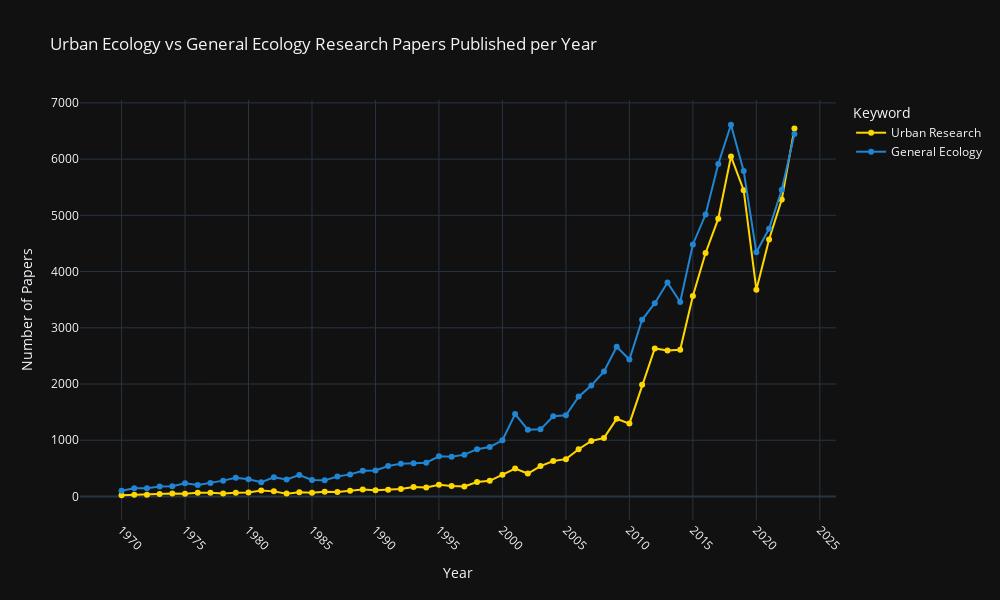

Here is the notebook cell this chart was saved with:
### Markdown cell above
### Published Papers Time Series

We'll start with a simple analysis, looking at how many papers were published every year from 1970 to present day. 
First, we look at the full data, looking at the sum of every paper published across every keyword (the 'total' line in the graph below), then at the data per keyword. The graph below also has a 'control' dataset in the form of the 'ecology' keyword. That is, I compare the data related to research in urban environments to the scientific output on ecology as a whole.

### Code cell
fig = px.line(
    df_combined,
    x='year',
    y='paper_count',
    color='search_keyword',
    color_discrete_map={
        **color_map,
        'General Ecology': "#2085D2"
    },
    title='Urban Ecology vs General Ecology Research Papers Published per Year',
    markers=True,
)

fig.update_layout(
    xaxis_title='Year',
    yaxis_title='Number of Papers',
    legend_title='Keyword',
    font=dict(size=12),
    width=1000,
    height=600,
    template='plotly_dark',
    xaxis=dict(showgrid=True,
               dtick=5,
               tickangle=45),
    yaxis=dict(showgrid=True),
)

fig.show()

### Figure 1 — Plotly figure (JSON) as saved in the notebook; plotly's stock layout.template omitted (floating-point values rounded to 4 significant figures)
{"data": [{"hovertemplate": "search_keyword=Urban Research<br>year=%{x}<br>paper_count=%{y}<extra></extra>", "legendgroup": "Urban Research", "line": {"color": "#FFD700", "dash": "solid"}, "marker": {"symbol": "circle"}, "mode": "lines+markers", "name": "Urban Research", "orientation": "v", "showlegend": true, "type": "scatter", "x": [1970, 1971, 1972, 1973, 1974, 1975, 1976, 1977, 1978, 1979, 1980, 1981, 1982, 1983, 1984, 1985, 1986, 1987, 1988, 1989, 1990, 1991, 1992, 1993, 1994, 1995, 1996, 1997, 1998, 1999, 2000, 2001, 2002, 2003, 2004, 2005, 2006, 2007, 2008, 2009, 2010, 2011, 2012, 2013, 2014, 2015, 2016, 2017, 2018, 2019, 2020, 2021, 2022, 2023], "xaxis": "x", "y": [22, 30, 30, 46, 54, 48, 68, 65, 54, 67, 71, 108, 91, 51, 74, 68, 85, 80, 103, 124, 110, 121, 132, 168, 158, 208, 185, 178, 258, 279, 387, 498, 408, 541, 631, 664, 841, 987, 1042, 1381, 1296, 1986, 2633, 2598, 2611, 3565, 4330, 4940, 6047, 5448, 3678, 4571, 5282, 6543], "yaxis": "y"}, {"hovertemplate": "search_keyword=General Ecology<br>year=%{x}<br>paper_count=%{y}<extra></extra>", "legendgroup": "General Ecology", "line": {"color": "#2085D2", "dash": "solid"}, "marker": {"symbol": "circle"}, "mode": "lines+markers", "name": "General Ecology", "orientation": "v", "showlegend": true, "type": "scatter", "x": [1970, 1971, 1972, 1973, 1974, 1975, 1976, 1977, 1978, 1979, 1980, 1981, 1982, 1983, 1984, 1985, 1986, 1987, 1988, 1989, 1990, 1991, 1992, 1993, 1994, 1995, 1996, 1997, 1998, 1999, 2000, 2001, 2002, 2003, 2004, 2005, 2006, 2007, 2008, 2009, 2010, 2011, 2012, 2013, 2014, 2015, 2016, 2017, 2018, 2019, 2020, 2021, 2022, 2023], "xaxis": "x", "y": [103, 145, 146, 178, 184, 236, 204, 238, 282, 332, 308, 255, 341, 304, 382, 295, 287, 356, 393, 459, 464, 542, 580, 593, 602, 714, 708, 744, 842, 880, 999, 1466, 1187, 1194, 1426, 1445, 1776, 1972, 2225, 2664, 2436, 3142, 3437, 3804, 3459, 4482, 5014, 5912, 6611, 5790, 4343, 4761, 5454, 6446], "yaxis": "y"}], "layout": {"font": {"size": 12}, "height": 600, "legend": {"title": {"text": "Keyword"}, "tracegroupgap": 0}, "title": {"text": "Urban Ecology vs General Ecology Research Papers Published per Year"}, "width": 1000, "xaxis": {"anchor": "y", "domain": [0, 1], "dtick": 5, "showgrid": true, "tickangle": 45, "title": {"text": "Year"}}, "yaxis": {"anchor": "x", "domain": [0, 1], "showgrid": true, "title": {"text": "Number of Papers"}}}}
